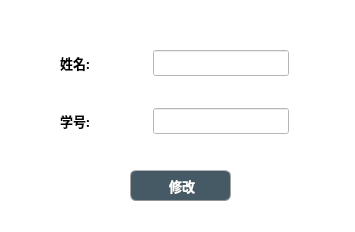
<?xml version="1.0" encoding="UTF-8"?>
<ui version="4.0">
 <class>faceModifyDialog</class>
 <widget class="QDialog" name="faceModifyDialog">
  <property name="geometry">
   <rect>
    <x>0</x>
    <y>0</y>
    <width>355</width>
    <height>232</height>
   </rect>
  </property>
  <property name="windowTitle">
   <string>Modify</string>
  </property>
  <property name="styleSheet">
   <string notr="true">background-color: rgb(255, 255, 255);</string>
  </property>
  <widget class="QPushButton" name="pushButton_modify">
   <property name="geometry">
    <rect>
     <x>140</x>
     <y>250</y>
     <width>101</width>
     <height>31</height>
    </rect>
   </property>
   <property name="font">
    <font>
     <family>Roboto</family>
     <pointsize>10</pointsize>
     <weight>50</weight>
     <bold>false</bold>
    </font>
   </property>
   <property name="styleSheet">
    <string notr="true">QPushButton{
	
	color: rgb(255, 255, 255);
	border-width: 1px;
	border-radius: 6px;
	border-bottom-color: rgb(150,150,150);
	border-right-color: rgb(165,165,165);
	border-left-color: rgb(165,165,165);
	border-top-color: rgb(180,180,180);
	border-style: solid;
	padding: 4px;
	background-color: rgb(69, 90, 100);
}
QPushButton:hover{
	color: rgb(255, 255, 255);
	border-width: 1px;
	border-radius:6px;
	border-top-color: rgb(255,150,60);
	border-right-color: qlineargradient(spread:pad, x1:0, y1:1, x2:1, y2:0, stop:0 rgba(200, 70, 20, 255), stop:1 rgba(255,150,60, 255));
	border-left-color:  qlineargradient(spread:pad, x1:1, y1:0, x2:0, y2:0, stop:0 rgba(200, 70, 20, 255), stop:1 rgba(255,150,60, 255));
	border-bottom-color: rgb(200,70,20);
	border-style: solid;
	padding: 2px;
	background-color: rgb(69, 90, 100);
}
QPushButton:default{
	color: rgb(255, 255, 255);
	border-width: 1px;
	border-radius:6px;
	border-top-color: rgb(255,150,60);
	border-right-color: qlineargradient(spread:pad, x1:0, y1:1, x2:1, y2:0, stop:0 rgba(200, 70, 20, 255), stop:1 rgba(255,150,60, 255));
	border-left-color:  qlineargradient(spread:pad, x1:1, y1:0, x2:0, y2:0, stop:0 rgba(200, 70, 20, 255), stop:1 rgba(255,150,60, 255));
	border-bottom-color: rgb(200,70,20);
	border-style: solid;
	padding: 2px;
	background-color: qlineargradient(spread:pad, x1:0.5, y1:1, x2:0.5, y2:0, stop:0 rgba(220, 220, 220, 255), stop:1 rgba(255, 255, 255, 255));
}
QPushButton:pressed{
	color: rgb(255, 255, 255);
	border-width: 1px;
	border-radius: 6px;
	border-width: 1px;
	border-top-color: rgba(255,150,60,200);
	border-right-color: qlineargradient(spread:pad, x1:0, y1:1, x2:1, y2:0, stop:0 rgba(200, 70, 20, 255), stop:1 rgba(255,150,60, 200));
	border-left-color:  qlineargradient(spread:pad, x1:1, y1:0, x2:0, y2:0, stop:0 rgba(200, 70, 20, 255), stop:1 rgba(255,150,60, 200));
	border-bottom-color: rgba(200,70,20,200);
	border-style: solid;
	padding: 2px;
	
	background-color: rgb(129, 156, 169);
	
}</string>
   </property>
   <property name="text">
    <string> Modify</string>
   </property>
   <property name="icon">
    <iconset resource="resource.qrc">
     <normaloff>:/icon/pic/change.png</normaloff>:/icon/pic/change.png</iconset>
   </property>
  </widget>
  <widget class="QPushButton" name="pushButton_modify_2">
   <property name="geometry">
    <rect>
     <x>130</x>
     <y>170</y>
     <width>101</width>
     <height>31</height>
    </rect>
   </property>
   <property name="font">
    <font>
     <family>等线</family>
     <pointsize>10</pointsize>
     <weight>75</weight>
     <bold>true</bold>
    </font>
   </property>
   <property name="styleSheet">
    <string notr="true">QPushButton{
	
	color: rgb(255, 255, 255);
	border-width: 1px;
	border-radius: 6px;
	border-bottom-color: rgb(150,150,150);
	border-right-color: rgb(165,165,165);
	border-left-color: rgb(165,165,165);
	border-top-color: rgb(180,180,180);
	border-style: solid;
	padding: 4px;
	background-color: rgb(69, 90, 100);
}
QPushButton:hover{
	color: rgb(255, 255, 255);
	border-width: 1px;
	border-radius:6px;
	border-top-color: rgb(255,150,60);
	border-right-color: qlineargradient(spread:pad, x1:0, y1:1, x2:1, y2:0, stop:0 rgba(200, 70, 20, 255), stop:1 rgba(255,150,60, 255));
	border-left-color:  qlineargradient(spread:pad, x1:1, y1:0, x2:0, y2:0, stop:0 rgba(200, 70, 20, 255), stop:1 rgba(255,150,60, 255));
	border-bottom-color: rgb(200,70,20);
	border-style: solid;
	padding: 2px;
	background-color: rgb(69, 90, 100);
}
QPushButton:default{
	color: rgb(255, 255, 255);
	border-width: 1px;
	border-radius:6px;
	border-top-color: rgb(255,150,60);
	border-right-color: qlineargradient(spread:pad, x1:0, y1:1, x2:1, y2:0, stop:0 rgba(200, 70, 20, 255), stop:1 rgba(255,150,60, 255));
	border-left-color:  qlineargradient(spread:pad, x1:1, y1:0, x2:0, y2:0, stop:0 rgba(200, 70, 20, 255), stop:1 rgba(255,150,60, 255));
	border-bottom-color: rgb(200,70,20);
	border-style: solid;
	padding: 2px;
	background-color: qlineargradient(spread:pad, x1:0.5, y1:1, x2:0.5, y2:0, stop:0 rgba(220, 220, 220, 255), stop:1 rgba(255, 255, 255, 255));
}
QPushButton:pressed{
	color: rgb(255, 255, 255);
	border-width: 1px;
	border-radius: 6px;
	border-width: 1px;
	border-top-color: rgba(255,150,60,200);
	border-right-color: qlineargradient(spread:pad, x1:0, y1:1, x2:1, y2:0, stop:0 rgba(200, 70, 20, 255), stop:1 rgba(255,150,60, 200));
	border-left-color:  qlineargradient(spread:pad, x1:1, y1:0, x2:0, y2:0, stop:0 rgba(200, 70, 20, 255), stop:1 rgba(255,150,60, 200));
	border-bottom-color: rgba(200,70,20,200);
	border-style: solid;
	padding: 2px;
	
	background-color: rgb(129, 156, 169);
	
}</string>
   </property>
   <property name="text">
    <string> 修改</string>
   </property>
   <property name="icon">
    <iconset resource="resource.qrc">
     <normaloff>:/icon/pic/change.png</normaloff>:/icon/pic/change.png</iconset>
   </property>
  </widget>
  <widget class="QLineEdit" name="lineEdit_sno">
   <property name="geometry">
    <rect>
     <x>153</x>
     <y>108</y>
     <width>136</width>
     <height>26</height>
    </rect>
   </property>
   <property name="font">
    <font>
     <family>等线</family>
     <pointsize>10</pointsize>
     <weight>75</weight>
     <bold>true</bold>
    </font>
   </property>
  </widget>
  <widget class="QLabel" name="label_2">
   <property name="geometry">
    <rect>
     <x>60</x>
     <y>108</y>
     <width>86</width>
     <height>26</height>
    </rect>
   </property>
   <property name="font">
    <font>
     <family>等线</family>
     <pointsize>10</pointsize>
     <weight>75</weight>
     <bold>true</bold>
    </font>
   </property>
   <property name="text">
    <string>学号:</string>
   </property>
  </widget>
  <widget class="QLineEdit" name="lineEdit_name">
   <property name="geometry">
    <rect>
     <x>153</x>
     <y>50</y>
     <width>136</width>
     <height>26</height>
    </rect>
   </property>
   <property name="font">
    <font>
     <family>等线</family>
     <pointsize>10</pointsize>
     <weight>75</weight>
     <bold>true</bold>
    </font>
   </property>
  </widget>
  <widget class="QLabel" name="label_3">
   <property name="geometry">
    <rect>
     <x>60</x>
     <y>50</y>
     <width>86</width>
     <height>26</height>
    </rect>
   </property>
   <property name="font">
    <font>
     <family>等线</family>
     <pointsize>10</pointsize>
     <weight>75</weight>
     <bold>true</bold>
    </font>
   </property>
   <property name="text">
    <string>姓名:</string>
   </property>
  </widget>
 </widget>
 <resources>
  <include location="resource.qrc"/>
 </resources>
 <connections/>
</ui>
